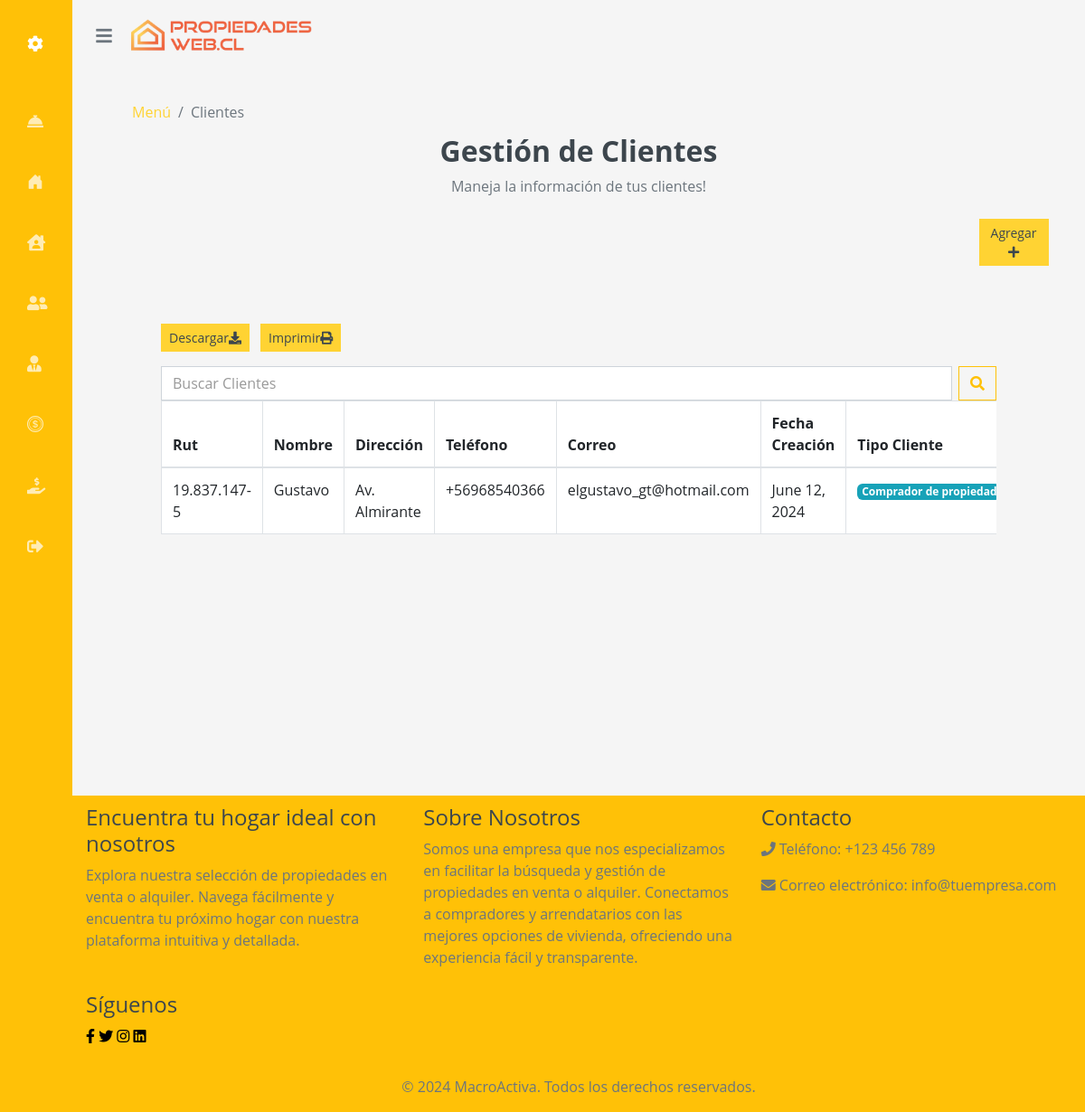
/cliente_list/ (signed in), run on an earlier commit of the app's database.
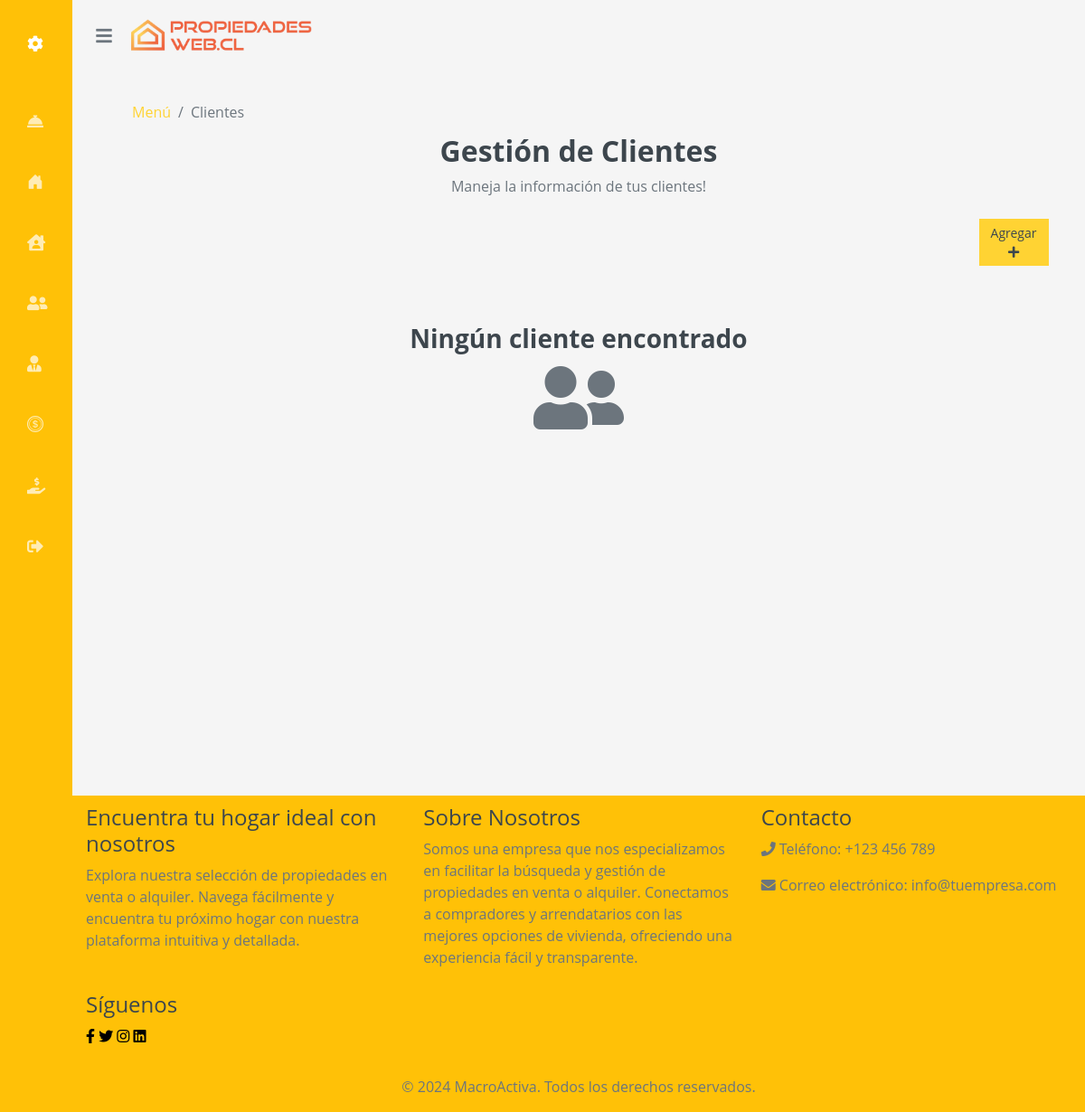
And on a later commit of the database.
### core/models.py (models this page shows, shortened)
class Cliente(models.Model):
    rut = models.CharField(max_length=12)
    nombre = models.CharField(max_length=50)
    direccion = models.CharField(max_length=100)
    telefono = models.CharField(max_length=12)
    correo = models.CharField(max_length=200)
    fecha_creacion = models.DateField()
    empresa = models.ForeignKey(EmpresaCorredora, on_delete=models.CASCADE)

class Tipo_Cliente(models.Model):
    id_tipo = models.AutoField(primary_key=True)
    tipo_cliente = models.CharField(max_length=50)
    cliente = models.ForeignKey(Cliente, on_delete=models.CASCADE)

### core/views.py (the view, shortened to what this page needs)
# urls.py: path('cliente_list/', views.cliente_list, name='cliente_list'),
@login_required
def cliente_list(request):
    form = frmCliente()
    form_tipo_cliente = frmTipoCliente()
    empresa = request.user
    clientes = Cliente.objects.filter(empresa=empresa).order_by('-fecha_creacion')
    contexto = {}
    default_page = 1
    page = request.GET.get('page', default_page)
    query = request.GET.get('q')
    items_per_page = 5  # Ajusta el número de elementos por página según tus necesidades
    paginator = Paginator(clientes, items_per_page)
    try:
        clientes = paginator.page(page)
    except PageNotAnInteger:
        clientes = paginator.page(default_page)
    except EmptyPage:
        clientes = paginator.page(paginator.num_pages)
    contexto["form"] = form
    contexto["form_tipo_cliente"] = form_tipo_cliente
    contexto["clientes"] = clientes
    return render(request, 'core/clientes.html', contexto)

### core/forms.py
class frmCliente(forms.ModelForm):
    class Meta:
        model=Cliente
        fields=["rut","nombre","direccion","telefono","correo","fecha_creacion"]
        widgets = {
            'fecha_creacion': forms.DateInput(attrs={'type': 'date'})
        }

class frmTipoCliente(forms.ModelForm):
    class Meta:
        model=Tipo_Cliente
        fields=["tipo_cliente"]

### core/templates/core/clientes.html (shortened to what this page needs)
{% extends "core/base.html" %}
{% load static %}
{% load crispy_forms_tags %}
{% block content %}
<div class="container-fluid mb-3">
    <div class="col-12 d-flex flex-column flex-md-row justify-content-between align-items-center">
        <nav aria-label="breadcrumb" style="background-color: transparent;">
            <ol class="breadcrumb mb-2 mb-md-0" style="background-color: transparent;">
                <li class="breadcrumb-item"><a href="#">Menú</a></li>
                <li class="breadcrumb-item active" aria-current="page">Clientes</li>
            </ol>
        </nav>
    </div>
    <h2 style="text-align:center;">Gestión de Clientes</h2>
    <div class="row">
        <div class="col-lg-12 d-flex justify-content-between align-items-center mb-2">
            <div class="flex-grow-1 d-flex justify-content-center">
                <p >
                    Maneja la información de tus clientes!
                </p>
        </div>
    </div>
</div>
<div class="d-flex justify-content-between align-items-center mb-3 container-fluid col-lg-1 text-lg-end" style="margin-right: 10px;">
    <div>
        <button class="btn btn-primary btn-sm me-2 btn-block" data-toggle="modal" data-target="#addModal " >
            Agregar <i class="fas fa-plus"></i>
        </button>
    </div>
</div>
<div class="row px-xl-5">
    <div class="col-lg-12">
    {% if clientes %}
<div class="container mt-5">
    <div class="table-responsive">
        <div class="d-flex justify-content-between align-items-center mb-3">
            <div>
                <button class="btn btn-primary btn-sm me-2"id="downloadButton" class="btn btn-success">Descargar<i class="fas fa-download"></i></button>
                <button class="btn btn-primary btn-sm me-2"id="printButton" class="btn btn-info">Imprimir<i class="fas fa-print"></i></button>
            </div>
        </div>
        <div class="flex relative">
            <form method="get" action="{% url 'cliente_list' %}" class="form-inline my-2 my-lg-0 w-100">
                <div class="input-group w-100">
                    <input class="form-control mr-sm-2" name="q" type="search" placeholder="Buscar Clientes" aria-label="Search">
                    <button class="btn btn-outline-warning" type="submit"><i class="fas fa-search"></i></button>
                </div>
            </form>
        </div>
    <table class="table table-bordered">
        <thead>
            <tr>
                <th scope="col">Rut</th>
                <th scope="col">Nombre</th>
                <th scope="col">Dirección</th>
                <th scope="col">Teléfono</th>
                <th scope="col">Correo</th>
                <th scope="col">Fecha Creación</th>
                <th scope="col">Tipo Cliente</th>
            </tr>
        </thead>
        <tbody>
            {% for cliente in clientes %}
            <tr>
                <td>{{ cliente.rut }}</td>
                <td>{{ cliente.nombre }}</td>
                <td>{{ cliente.direccion }}</td>
                <td>{{ cliente.telefono }}</td>
                <td>{{ cliente.correo }}</td>
                <td>{{ cliente.fecha_creacion }}</td>
                <td>
                    {% for tipo in cliente.tipo_cliente_set.all %}
                        <span class="badge badge-info">{{ tipo.tipo_cliente }}</span>
                    {% endfor %}
                </td>
            </tr>
            {% endfor %}
        </tbody>
    </table>
    </div>
</div>
    {% else %}
    <div class="text-center mt-5">
        <h3>Ningún cliente encontrado</h3>
        <i class="fas fa-user-friends fa-5x"></i>
    </div>
    {% endif %}
        </div>
    </div>
</div>
{% endblock %}

What changed in the data, as far as the page shows it:
removed Cliente: rut "19.837.147-5", nombre "Gustavo", direccion "Av. Almirante", telefono "+56968540366", correo "elgustavo_gt@hotmail.com", fecha_creacion "June 12, 2024"
removed Tipo_Cliente: tipo_cliente "Comprador de propiedad"
Also different on the page:
text no longer shown: "Descargar Imprimir Rut Nombre Dirección Teléfono Correo Fecha Creación Tipo Cliente"
text now shown: "Ningún cliente encontrado"
